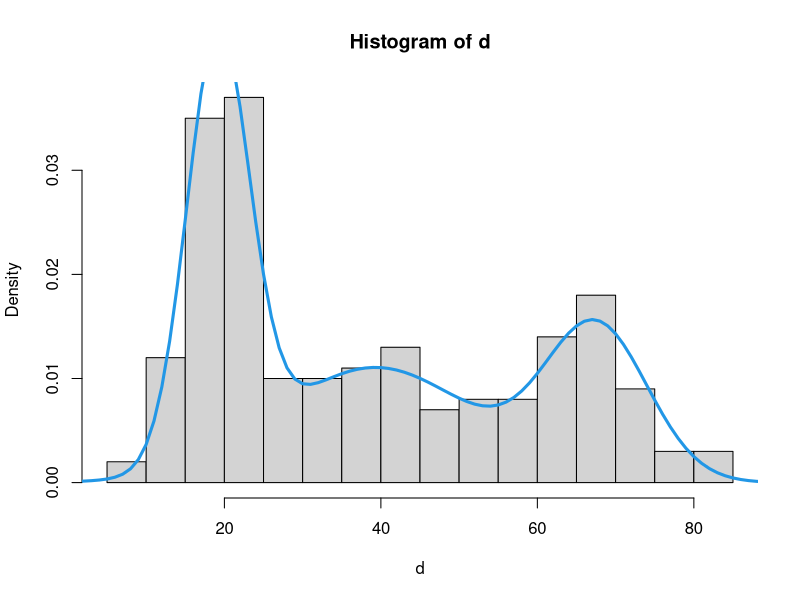

This chart was generated by the following R code:
install.packages('mixtools')
library(mixtools)
d <- c(rnorm(100,20,5),rnorm(30,40,5),rnorm(70,60,10))
fit <- normalmixEM(d, k=3)
hist(d, freq = F, breaks = 20)
g <- function(x,k) fit$lambda[k] * dnorm(x, fit$mu[k], fit$sigma[k])
f <- function(x) g(x,1) + g(x,2) + g(x,3)
plot(f, 0,100, lwd=3, col=4, add=T)
